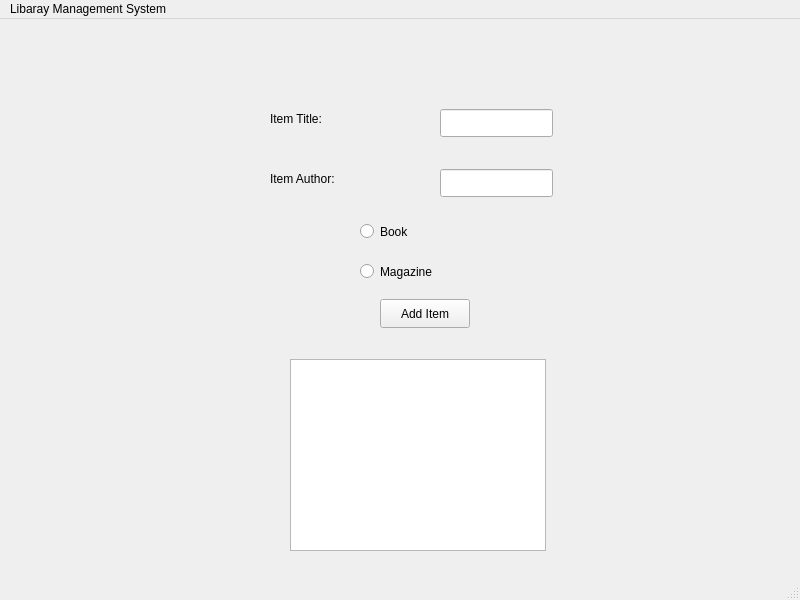
<?xml version="1.0" encoding="UTF-8"?>
<ui version="4.0">
 <class>LibraryMainWindow</class>
 <widget class="QMainWindow" name="LibraryMainWindow">
  <property name="geometry">
   <rect>
    <x>0</x>
    <y>0</y>
    <width>800</width>
    <height>600</height>
   </rect>
  </property>
  <property name="windowTitle">
   <string>LibraryMainWindow</string>
  </property>
  <widget class="QWidget" name="centralwidget">
   <widget class="QLineEdit" name="lineEdit">
    <property name="geometry">
     <rect>
      <x>440</x>
      <y>90</y>
      <width>113</width>
      <height>28</height>
     </rect>
    </property>
    <property name="text">
     <string/>
    </property>
   </widget>
   <widget class="QLineEdit" name="lineEdit_2">
    <property name="geometry">
     <rect>
      <x>440</x>
      <y>150</y>
      <width>113</width>
      <height>28</height>
     </rect>
    </property>
    <property name="text">
     <string/>
    </property>
   </widget>
   <widget class="QPushButton" name="pushButton">
    <property name="geometry">
     <rect>
      <x>380</x>
      <y>280</y>
      <width>90</width>
      <height>29</height>
     </rect>
    </property>
    <property name="text">
     <string>Add Item</string>
    </property>
   </widget>
   <widget class="QListWidget" name="listWidget">
    <property name="geometry">
     <rect>
      <x>290</x>
      <y>340</y>
      <width>256</width>
      <height>192</height>
     </rect>
    </property>
   </widget>
   <widget class="QLabel" name="label">
    <property name="geometry">
     <rect>
      <x>270</x>
      <y>90</y>
      <width>91</width>
      <height>20</height>
     </rect>
    </property>
    <property name="text">
     <string>Item Title:</string>
    </property>
   </widget>
   <widget class="QLabel" name="label_2">
    <property name="geometry">
     <rect>
      <x>270</x>
      <y>150</y>
      <width>91</width>
      <height>20</height>
     </rect>
    </property>
    <property name="text">
     <string>Item Author:</string>
    </property>
   </widget>
   <widget class="QRadioButton" name="radioButton">
    <property name="geometry">
     <rect>
      <x>360</x>
      <y>200</y>
      <width>111</width>
      <height>25</height>
     </rect>
    </property>
    <property name="text">
     <string>Book</string>
    </property>
   </widget>
   <widget class="QRadioButton" name="radioButton_2">
    <property name="geometry">
     <rect>
      <x>360</x>
      <y>240</y>
      <width>111</width>
      <height>25</height>
     </rect>
    </property>
    <property name="text">
     <string>Magazine</string>
    </property>
   </widget>
  </widget>
  <widget class="QMenuBar" name="menubar">
   <property name="geometry">
    <rect>
     <x>0</x>
     <y>0</y>
     <width>800</width>
     <height>25</height>
    </rect>
   </property>
   <widget class="QMenu" name="menuLibaray_Management_System">
    <property name="title">
     <string>Libaray Management System</string>
    </property>
   </widget>
   <addaction name="menuLibaray_Management_System"/>
  </widget>
  <widget class="QStatusBar" name="statusbar"/>
 </widget>
 <resources/>
 <connections/>
</ui>
